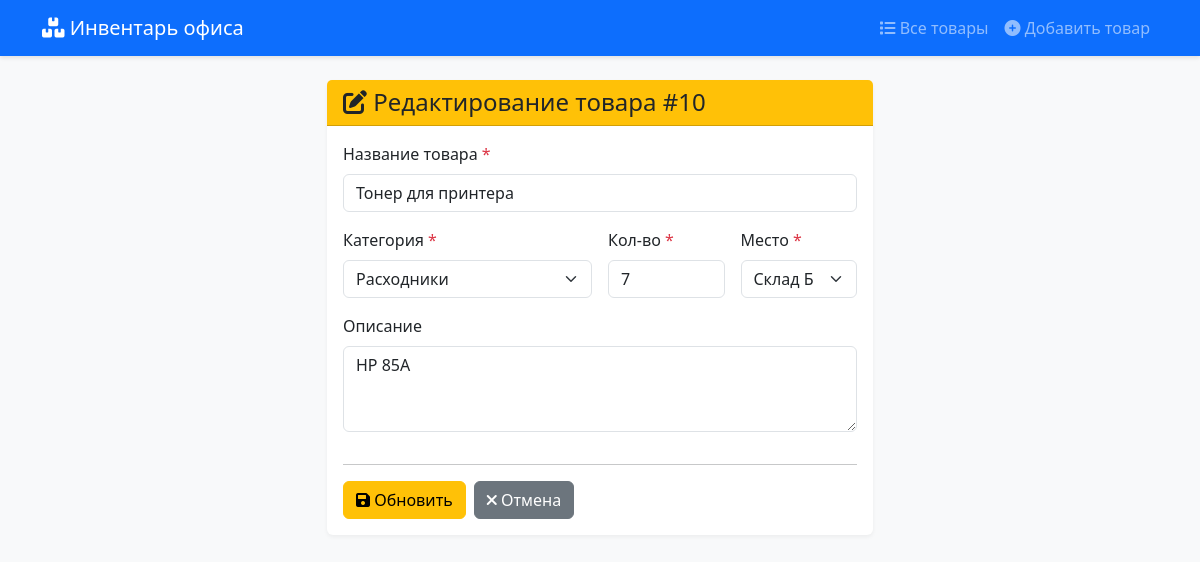
Page /edit/10 on the committed database.
### tables this page shows
CREATE TABLE items (
            id INTEGER PRIMARY KEY AUTOINCREMENT,
            name TEXT NOT NULL,
            category TEXT NOT NULL,
            quantity INTEGER NOT NULL,
            location TEXT NOT NULL,
            description TEXT,
            date_added DATE NOT NULL
        );

### app.py (the view, shortened to what this page needs)
@app.route('/edit/<int:id>', methods=['GET', 'POST'])
def edit_item(id):
    conn = get_db_connection()
    item = conn.execute('SELECT * FROM items WHERE id = ?', (id,)).fetchone()
    conn.close()
    if not item:
        flash('Товар не найден!', 'danger')
        return redirect(url_for('index'))
    categories, locations = get_filter_options()
    return render_template('edit_item.html', item=item, categories=categories, locations=locations)

### app.py (called while the page is built)
def get_db_connection():
    conn = sqlite3.connect('database.db')
    conn.row_factory = sqlite3.Row
    return conn

def get_filter_options():
    conn = get_db_connection()
    cursor = conn.cursor()
    categories = [row['category'] for row in cursor.execute("SELECT DISTINCT category FROM items ORDER BY category").fetchall()]
    locations = [row['location'] for row in cursor.execute("SELECT DISTINCT location FROM items ORDER BY location").fetchall()]
    conn.close()
    return categories, locations

### templates/edit_item.html (shortened to what this page needs)
{% extends "base.html" %}
{% block content %}
<div class="row justify-content-center">
    <div class="col-12 col-md-8 col-lg-6">
        <div class="card">
            <div class="card-header bg-warning">
                <h4 class="mb-0"><i class="fas fa-edit"></i> Редактирование товара #{{ item.id }}</h4>
            </div>
            <div class="card-body">
                <form method="POST" action="{{ url_for('edit_item', id=item.id) }}">
                    <div class="row g-2 g-sm-3">
                        <div class="col-12">
                            <label for="name" class="form-label">Название товара <span class="text-danger">*</span></label>
                            <input type="text" class="form-control" id="name" name="name"
                                   value="{{ item.name }}" required>
                        </div>
                        <div class="col-12 col-sm-6">
                            <label for="category" class="form-label">Категория <span class="text-danger">*</span></label>
                            <select class="form-select" id="category" name="category" required>
                                <option value="Расходники" {% if item.category == 'Расходники' %}selected{% endif %}>Расходники</option>
                            </select>
                        </div>
                        <div class="col-6 col-sm-3">
                            <label for="quantity" class="form-label">Кол-во <span class="text-danger">*</span></label>
                            <input type="number" class="form-control" id="quantity" name="quantity"
                                   value="{{ item.quantity }}" min="0" step="1" required>
                        </div>
                        <div class="col-6 col-sm-3">
                            <label for="location" class="form-label">Место <span class="text-danger">*</span></label>
                            <select class="form-select" id="location" name="location" required>
                                <option value="Склад Б" {% if item.location == 'Склад Б' %}selected{% endif %}>Склад Б</option>
                            </select>
                        </div>
                        <div class="col-12">
                            <label for="description" class="form-label">Описание</label>
                            <textarea class="form-control" id="description" name="description" rows="3">{{ item.description }}</textarea>
                        </div>
                        <div class="col-12">
                            <hr>
                            <div class="d-flex flex-wrap gap-2">
                                <button type="submit" class="btn btn-warning flex-grow-1 flex-sm-grow-0">
                                    <i class="fas fa-save"></i> Обновить
                                </button>
                                <a href="{{ url_for('index') }}" class="btn btn-secondary flex-grow-1 flex-sm-grow-0">
                                    <i class="fas fa-times"></i> Отмена
                                </a>
                            </div>
                        </div>
                    </div>
                </form>
            </div>
        </div>
    </div>
</div>
{% endblock %}

### templates/base.html (style rules this page uses)
body { background-color: #f8f9fa; padding-bottom: 20px; }
.card { box-shadow: 0 2px 4px rgba(0,0,0,.05); border: none; }

### rows in the picture
items: id "10", name "Тонер для принтера", category "Расходники", quantity "7", location "Склад Б", description "HP 85A"
